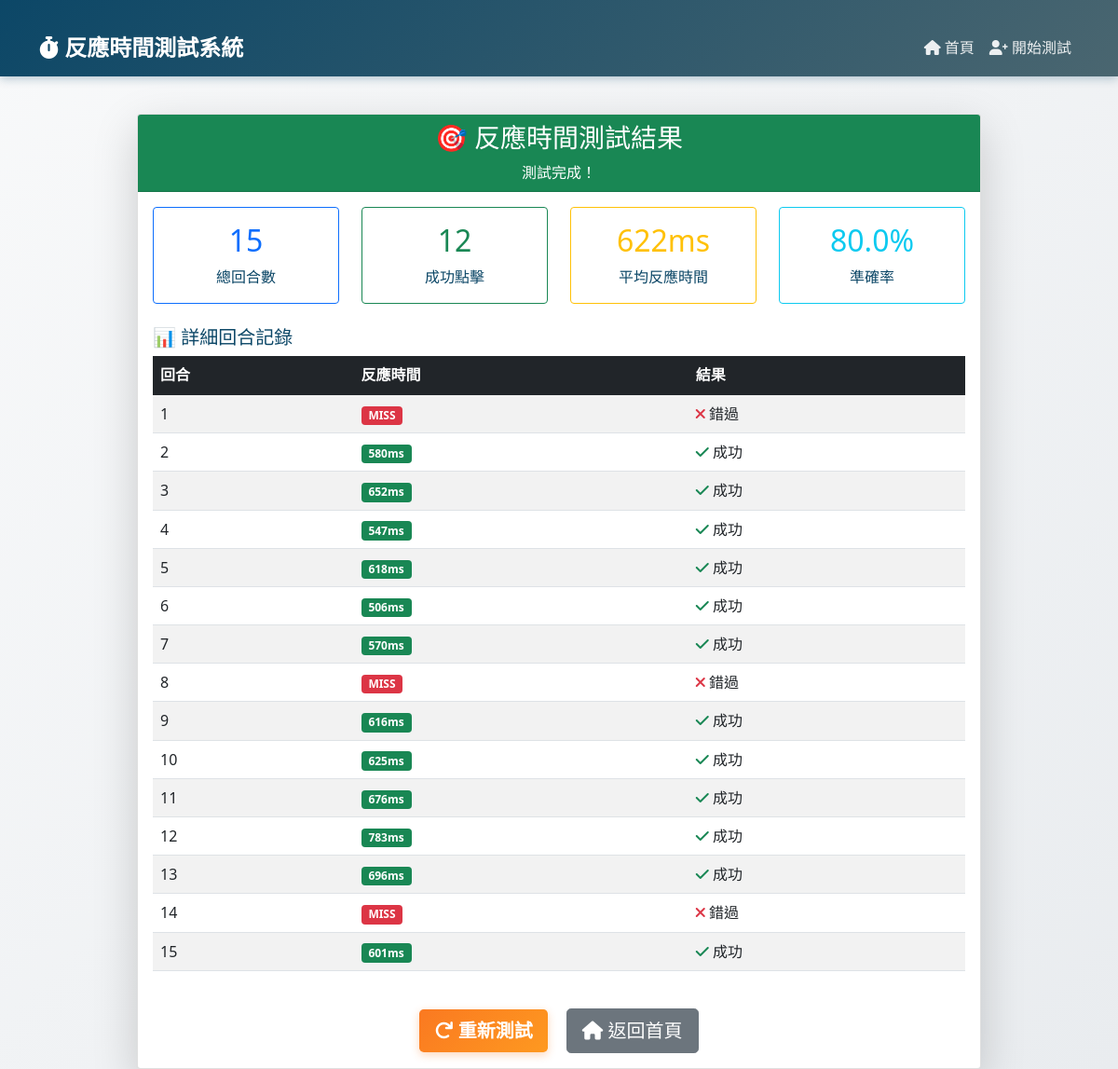
Page /results/3 on the committed database.
### app.py (models this page shows, shortened)
class GameSession(db.Model):
    id = db.Column(db.Integer, primary_key=True)
    user_id = db.Column(db.Integer, db.ForeignKey('user.id'), nullable=False)
    start_time = db.Column(db.DateTime, default=datetime.utcnow)
    end_time = db.Column(db.DateTime)
    total_rounds = db.Column(db.Integer, default=0)
    correct_responses = db.Column(db.Integer, default=0)
    average_reaction_time = db.Column(db.Float)
    user = db.relationship('User', backref=db.backref('sessions', lazy=True))

class GameRound(db.Model):
    id = db.Column(db.Integer, primary_key=True)
    session_id = db.Column(db.Integer, db.ForeignKey('game_session.id'), nullable=False)
    round_number = db.Column(db.Integer, nullable=False)
    stimulus_color = db.Column(db.String(20))
    reaction_time = db.Column(db.Integer)
    response_accuracy = db.Column(db.Boolean, default=False)
    session = db.relationship('GameSession', backref=db.backref('rounds', lazy=True))

### app.py (the view)
@app.route('/results/<int:session_id>')
def results(session_id):
    try:
        game_session = db.session.get(GameSession, session_id)
        if not game_session:
            flash('找不到測試結果', 'error')
            return redirect(url_for('game_menu'))
        rounds = GameRound.query.filter_by(session_id=session_id).order_by(GameRound.round_number).all()
        return render_template('game/results.html', session=game_session, rounds=rounds)
    except Exception as e:
        flash('載入結果時發生錯誤', 'error')
        return redirect(url_for('game_menu'))

### templates/game/results.html (shortened to what this page needs)
{% extends "base.html" %}
{% block content %}
<div class="container">
    <div class="row justify-content-center">
        <div class="col-md-10">
            <div class="card shadow-lg">
                <div class="card-header bg-success text-white text-center">
                    <h3>🎯 反應時間測試結果</h3>
                    <p class="mb-0">測試完成！</p>
                </div>
                <div class="card-body">
                    <div class="row mb-4">
                        <div class="col-md-3 text-center">
                            <div class="card border-primary">
                                <div class="card-body">
                                    <h2 class="text-primary">{{ session.total_rounds or 0 }}</h2>
                                    <p class="mb-0">總回合數</p>
                                </div>
                            </div>
                        </div>
                        <div class="col-md-3 text-center">
                            <div class="card border-success">
                                <div class="card-body">
                                    <h2 class="text-success">{{ session.correct_responses or 0 }}</h2>
                                    <p class="mb-0">成功點擊</p>
                                </div>
                            </div>
                        </div>
                        <div class="col-md-3 text-center">
                            <div class="card border-warning">
                                <div class="card-body">
                                    <h2 class="text-warning">
                                        {% if session.average_reaction_time %}
                                            {{ "%.0f"|format(session.average_reaction_time) }}ms
                                        {% else %}
                                            -
                                        {% endif %}
                                    </h2>
                                    <p class="mb-0">平均反應時間</p>
                                </div>
                            </div>
                        </div>
                        <div class="col-md-3 text-center">
                            <div class="card border-info">
                                <div class="card-body">
                                    <h2 class="text-info">
                                        {% if session.total_rounds and session.total_rounds > 0 %}
                                            {{ "%.1f"|format((session.correct_responses / session.total_rounds * 100)) }}%
                                        {% else %}
                                            0%
                                        {% endif %}
                                    </h2>
                                    <p class="mb-0">準確率</p>
                                </div>
                            </div>
                        </div>
                    </div>
                    {% if rounds %}
                    <div class="row">
                        <div class="col-12">
                            <h5>📊 詳細回合記錄</h5>
                            <div class="table-responsive">
                                <table class="table table-striped">
                                    <thead class="table-dark">
                                        <tr>
                                            <th>回合</th>
                                            <th>反應時間</th>
                                            <th>結果</th>
                                        </tr>
                                    </thead>
                                    <tbody>
                                        {% for round in rounds %}
                                        <tr>
                                            <td>{{ round.round_number }}</td>
                                            <td>
                                                {% if round.response_accuracy %}
                                                    <span class="badge bg-success">{{ round.reaction_time }}ms</span>
                                                {% else %}
                                                    <span class="badge bg-danger">MISS</span>
                                                {% endif %}
                                            </td>
                                            <td>
                                                {% if round.response_accuracy %}
                                                    <i class="fas fa-check text-success"></i> 成功
                                                {% else %}
                                                    <i class="fas fa-times text-danger"></i> 錯過
                                                {% endif %}
                                            </td>
                                        </tr>
                                        {% endfor %}
                                    </tbody>
                                </table>
                            </div>
                        </div>
                    </div>
                    {% else %}
                    <div class="alert alert-warning">
                        <h6>⚠️ 沒有找到回合記錄</h6>
                        <p class="mb-0">可能是資料記錄過程中出現問題。</p>
                    </div>
                    {% endif %}
                    <div class="row mt-4">
                        <div class="col-12 text-center">
                            <a href="{{ url_for('game_menu') }}" class="btn btn-primary btn-lg me-3">
                                <i class="fas fa-redo"></i> 重新測試
                            </a>
                            <a href="{{ url_for('index') }}" class="btn btn-secondary btn-lg">
                                <i class="fas fa-home"></i> 返回首頁
                            </a>
                        </div>
                    </div>
                </div>
            </div>
        </div>
    </div>
</div>
{% endblock %}

### templates/base.html (shortened to what this page needs)
<!DOCTYPE html>
<html lang="zh-TW">
<head>
    <link href="https://cdn.jsdelivr.net/npm/bootstrap@5.1.3/dist/css/bootstrap.min.css" rel="stylesheet">
    <link href="https://cdnjs.cloudflare.com/ajax/libs/font-awesome/6.0.0/css/all.min.css" rel="stylesheet">
</head>
<body>
    <nav class="navbar navbar-expand-lg navbar-dark">
        <div class="container">
            <a class="navbar-brand" href="{{ url_for('index') }}">
                <i class="fas fa-stopwatch"></i> 反應時間測試系統
            </a>
            <div class="collapse navbar-collapse" id="navbarNav">
                <ul class="navbar-nav ms-auto">
                    <li class="nav-item">
                        <a class="nav-link" href="{{ url_for('index') }}">
                            <i class="fas fa-home"></i> 首頁
                        </a>
                    </li>
                    <li class="nav-item">
                        <a class="nav-link" href="{{ url_for('register') }}">
                            <i class="fas fa-user-plus"></i> 開始測試
                        </a>
                    </li>
                </ul>
            </div>
        </div>
    </nav>
    <div class="container">
        {% block content %}{% endblock %}
    </div>
</body>
</html>

### templates/base.html (style rules this page uses)
:root { --primary-orange: #fa7921; --success-green: #248232; --warning-orange: #fe9920; --dark-blue: #0c4767; --blue-gray: #4a6670; }
body { background: linear-gradient(135deg, #f8f9fa 0%, #e9ecef 100%); color: var(--dark-blue); font-family: 'Segoe UI', Tahoma, Geneva, Verdana, sans-serif; }
.navbar { background: linear-gradient(135deg, var(--dark-blue) 0%, var(--blue-gray) 100%) !important; box-shadow: 0 2px 10px rgba(12, 71, 103, 0.3); }
.navbar-brand { color: white !important; font-weight: 700; font-size: 1.5rem; }
.navbar-nav .nav-link { color: rgba(255,255,255,0.9) !important; font-weight: 500; transition: color 0.3s ease; }
.btn-primary { background: linear-gradient(135deg, var(--primary-orange) 0%, var(--warning-orange) 100%); border: none; color: white; font-weight: 600; box-shadow: 0 3px 10px rgba(250, 121, 33, 0.3); }
.container { padding-top: 20px; }

### rows in the picture
GameSession: total_rounds "15", correct_responses "12", average_reaction_time "622", (session.correct_responses/session.total_rounds*100) "80.0"
GameRound: round_number "1", response_accuracy "MISS"
GameRound: round_number "2", reaction_time "580", response_accuracy True (drawn)
GameRound: round_number "3", reaction_time "652", response_accuracy True (drawn)
GameRound: round_number "4", reaction_time "547", response_accuracy True (drawn)
GameRound: round_number "5", reaction_time "618", response_accuracy True (drawn)
GameRound: round_number "6", reaction_time "506", response_accuracy True (drawn)
GameRound: round_number "7", reaction_time "570", response_accuracy True (drawn)
GameRound: round_number "8", response_accuracy "MISS"
GameRound: round_number "9", reaction_time "616", response_accuracy True (drawn)
GameRound: round_number "10", reaction_time "625", response_accuracy True (drawn)
GameRound: round_number "11", reaction_time "676", response_accuracy True (drawn)
GameRound: round_number "12", reaction_time "783", response_accuracy True (drawn)
GameRound: round_number "13", reaction_time "696", response_accuracy True (drawn)
GameRound: round_number "14", response_accuracy "MISS"
GameRound: round_number "15", reaction_time "601", response_accuracy True (drawn)
